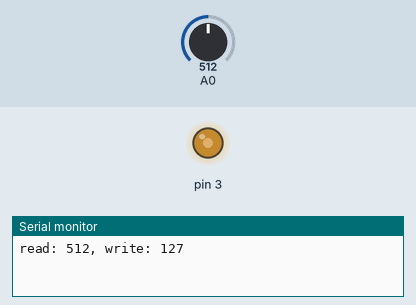
A sketch run on a simulated Arduino Uno, built with avr-gcc and run on an emulated ATmega328P. On the bench: output pins drawn as LEDs (lit = HIGH), the last lines printed to the serial monitor. The inputs (shaded band) are chosen by the test bench; at power-on: A0 = 512.

Above: at 1.2 s.
1.3 s: A0 set to 716
At 1.8 s:
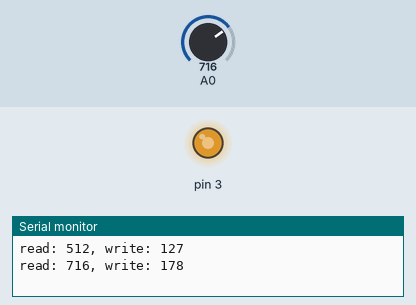
2.8 s: A0 set to 900
At 4.0 s:
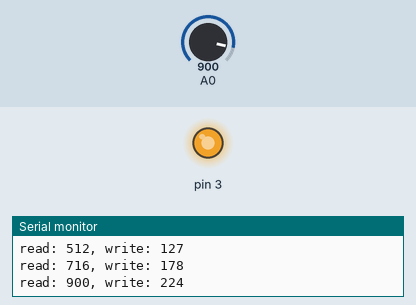
4.3 s: A0 set to 122
At 5.3 s:
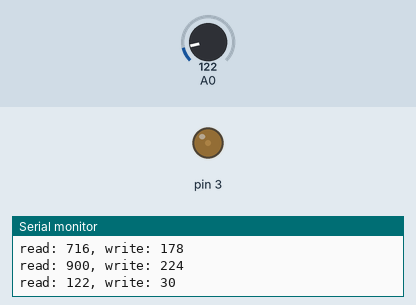
5.8 s: A0 set to 0
At 6.4 s:
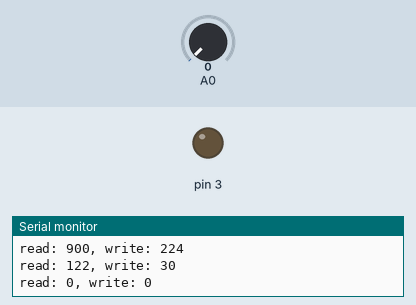
7.3 s: A0 set to 511
At 7.6 s:
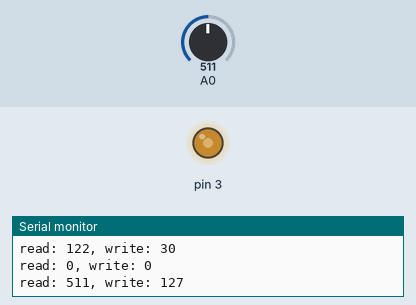
Timing chart, 0 to 9.8 s (numbered marks = the images above; inputs shaded):
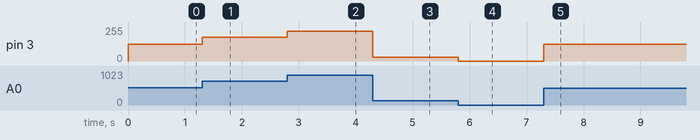

Measured:
- after the input at 1.3 s, pin 3: 127/255 → 178/255 at once
- after the input at 2.8 s, pin 3: 178/255 → 224/255 at once
- after the input at 4.3 s, pin 3: 224/255 → 30/255 at once
- after the input at 5.8 s, pin 3: 30/255 → 0/255 at once
- after the input at 7.3 s, pin 3: 0/255 → 127/255 at once

The sketch:

MotorTest.ino
```cpp
/********************************************************
 * Wyfinger
 ********************************************************/

int intReadValue;
int intCurrValue;
int intWriteValue;

void setup()
{
  pinMode(3, OUTPUT);
  Serial.begin(9600);
}

void loop()
{
  // читаем значение с АЦП 01
  intReadValue = analogRead(A0);
  if(abs(intReadValue-intCurrValue) > 10) {
    intCurrValue = intReadValue;
    intWriteValue = map(intCurrValue, 0, 1024, 0, 255);
    Serial.println("read: " + String(intCurrValue) + ", write: " + String(intWriteValue));
    // пишем значение в ШИМ порт
    analogWrite(3, intWriteValue);
  }
}
```

MicroMotor.ino.cpp
```cpp
#line 1 "C:/Treadmill/Arduino/MicroMotor/MotorTest.ino"
/********************************************************
 * Wyfinger
 ********************************************************/

#include <Arduino.h>
#line 5
int intReadValue;
int intCurrValue;
int intWriteValue;

void setup()
{
  pinMode(3, OUTPUT);
  Serial.begin(9600);
}

void loop()
{
  // читаем значение с АЦП 01
  intReadValue = analogRead(A0);
  if(abs(intReadValue-intCurrValue) > 10) {
    intCurrValue = intReadValue;
    intWriteValue = map(intCurrValue, 0, 1024, 0, 255);
    Serial.println("read: " + String(intCurrValue) + ", write: " + String(intWriteValue));
    // пишем значение в ШИМ порт
    analogWrite(3, intWriteValue);
  }
}
```
